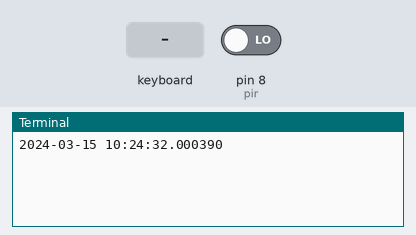
Recording of a program running on a simulated Raspberry Pi (header pin numbers). Shown: the last lines printed to the terminal. The inputs (shaded band) are chosen by the test bench; at power-on: pin 8 (pir) LOW. The clock reads 2024-03-15 10:24:30 at power-on unless the program sets it; the camera gives no picture and a still takes 0.5 s; databases and web services accept everything at once and return nothing. At 6.3 s the program stops and its outputs stay as they are.

Above: at 3.2 s.
3.3 s: pin 8 (pir) driven HIGH
At 4.8 s:
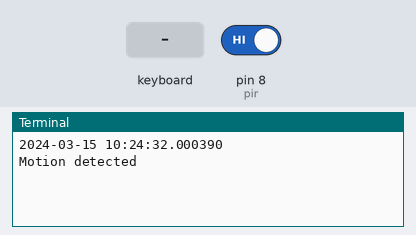
6.3 s: key "q" typed on the keyboard
At 7.5 s:
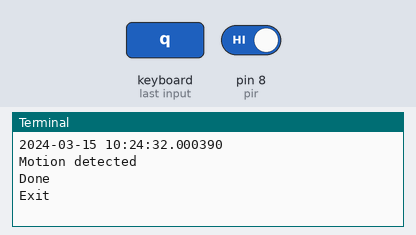

Measured:
- after the input at 3.3 s, the terminal: prints a new line after 0.21 s (image 1)
- after the input at 6.3 s, the terminal: prints a new line at once (image 2)

The program:

uploader.py
```python
from picamera import PiCamera
from time import sleep
from datetime import datetime
import boto3
import RPi.GPIO as GPIO
import os
import curses


GPIO.setmode(GPIO.BOARD)
pir = 8
GPIO.setup(pir, GPIO.IN)
sleep(2)
ACCESS_KEY = '<YOUR_ACCESS_KEY>'
SECRET_KEY = '<YOUR_SECRET_ACCESS_KEY>'

#take the picture. Max resolution. should give a 3 MiB file
camera = PiCamera()

#camera.rotation = 270
camera.resolution = (2592, 1944)
camera.framerate = 15

screen = curses.initscr()
curses.noecho()
curses.cbreak()
curses.halfdelay(3)

screen.keypad(True)

print(datetime.now())

def capturepic():
    curtime = datetime.now().strftime("%Y-%m-%d-%H-%M-%S")
    camera.annotate_text = curtime
    camera.annotate_text_size = 160
    camera.start_preview()
    sleep(2)
    savefile = '/home/pi/camerapics/' + curtime + '.jpg'
    camera.capture(savefile)
    camera.stop_preview()
    #upload to AWS S3
    client = boto3.client('s3',
                      aws_access_key_id=ACCESS_KEY,
                      aws_secret_access_key=SECRET_KEY)
    client.upload_file(savefile,'BUCKET_NAME',curtime+'.jpg')
    print('Done')
    return;

try:
    while True:
        char = screen.getch()
        if char == ord('q'):
            print('Exit')
            break
        else:
            if GPIO.input(pir) == True:
                print('Motion detected')
                capturepic()


finally:
    GPIO.cleanup()
    camera.close()
    curses.nocbreak()
    screen.keypad(0)
    curses.echo()
    curses.endwin()
```
